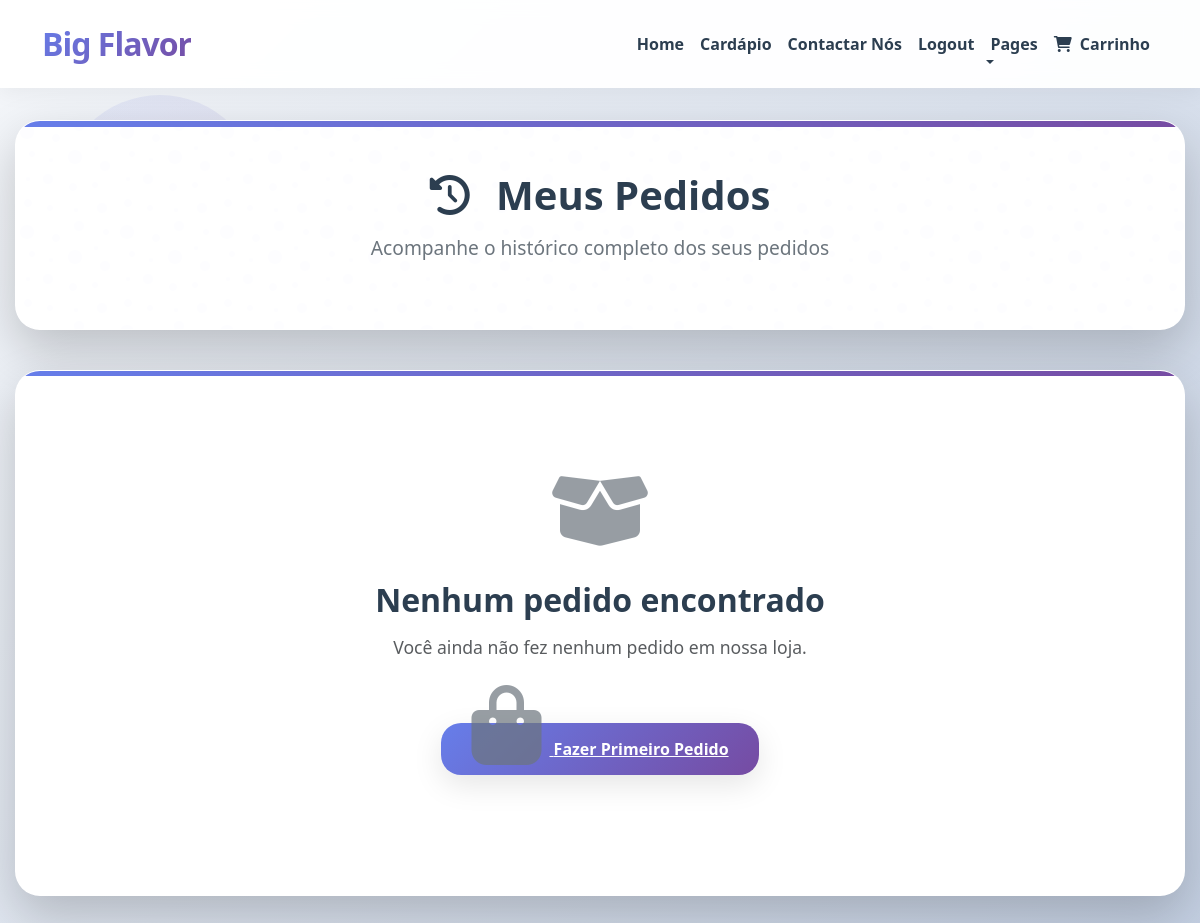
The page /carinho/pedidos/historico/ (signed in) on the database as committed earlier.
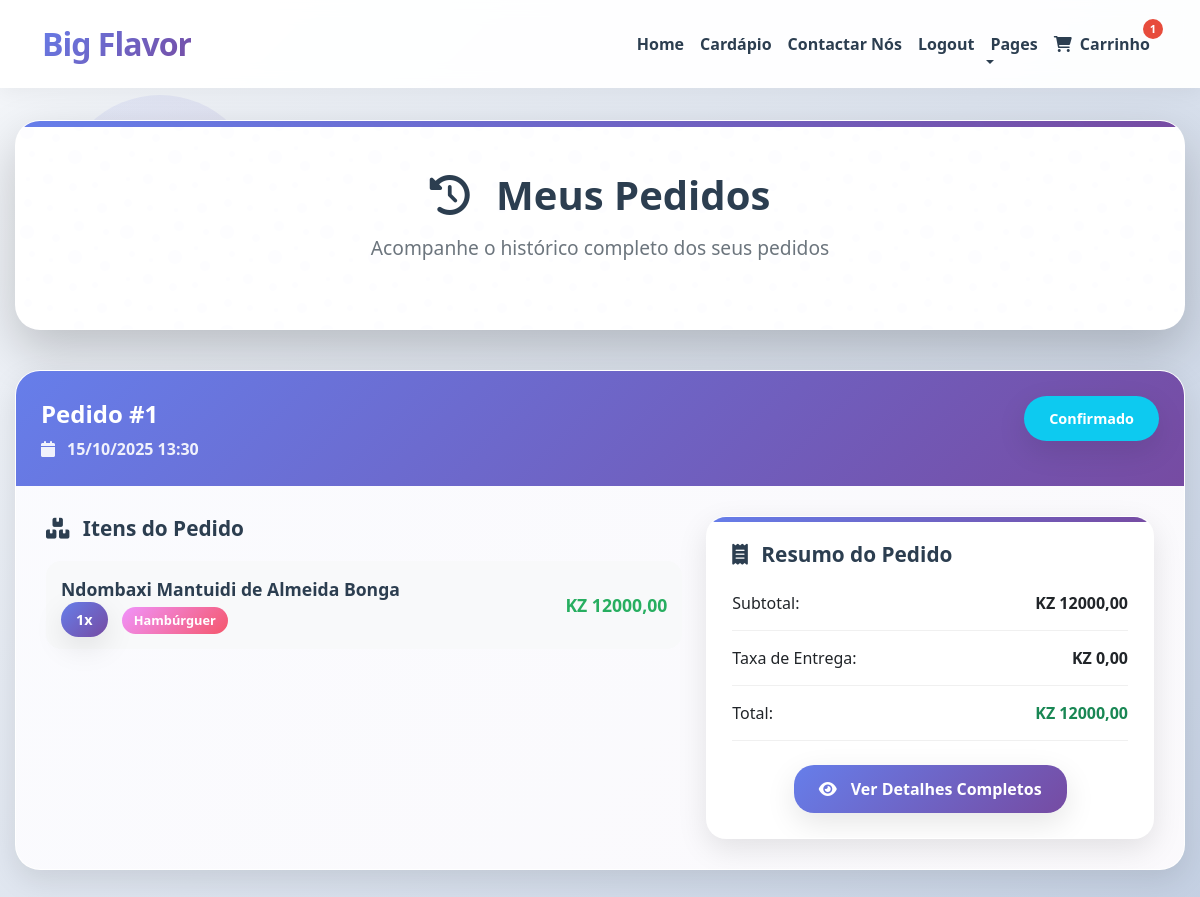
The same page on the database as committed later.
### carinho/models.py (models this page shows, shortened)
class Carrinho(models.Model):
    ESTADO_CHOICES = [
        ('aberto', 'Aberto'),
        ('fechado', 'Fechado'),
        ('cancelado', 'Cancelado'),
    ]
    usuario = models.ForeignKey(
        settings.AUTH_USER_MODEL,  # ✅ Correção aqui
        on_delete=models.CASCADE,
        verbose_name='Cliente'
    )
    data_criacao = models.DateTimeField(
        auto_now_add=True,
        verbose_name='Data de Criação'
    )
    data_atualizacao = models.DateTimeField(
        auto_now=True,
        verbose_name='Última Atualização'
    )
    estado = models.CharField(
        max_length=10,
        choices=ESTADO_CHOICES,
        default='aberto',
        verbose_name='Estado do Carrinho'
    )
    class Meta:
        verbose_name = 'Carrinho'
        verbose_name_plural = 'Carrinhos'
        ordering = ['-data_criacao']
    @property
    def total_itens(self):
        return self.itens.aggregate(total=models.Sum('quantidade'))['total'] or 0
    @property
    def subtotal(self):
        return sum(item.subtotal for item in self.itens.all())
    @property
    def taxa_entrega(self):
        if self.subtotal >= Decimal('5000.00'):
            return Decimal('0.00')
        return Decimal('1000.00')
    @property
    def total(self):
        return self.subtotal + self.taxa_entrega

class PedidoEntrega(models.Model):
    ESTADO_PEDIDO_CHOICES = [
        ('pendente', 'Pendente'),
        ('confirmado', 'Confirmado'),
        ('preparacao', 'Em Preparação'),
        ('despachado', 'Despachado'),
        ('entregue', 'Entregue'),
        ('cancelado', 'Cancelado'),
    ]
    carrinho = models.OneToOneField(
        Carrinho,
        on_delete=models.CASCADE,
        related_name='pedido_entrega'
    )
    endereco_entrega = models.TextField(
        verbose_name='Endereço de Entrega'
    )
    observacoes = models.TextField(
        blank=True,
        verbose_name='Observações'
    )
    estado = models.CharField(
        max_length=15,
        choices=ESTADO_PEDIDO_CHOICES,
        default='pendente',
        verbose_name='Estado do Pedido'
    )
    data_solicitacao = models.DateTimeField(
        auto_now_add=True,
        verbose_name='Data de Solicitação'
    )
    data_atualizacao = models.DateTimeField(
        auto_now=True,
        verbose_name='Última Atualização'
    )
    notificado_admin = models.BooleanField(
        default=False,
        verbose_name='Admin Notificado'
    )
    class Meta:
        verbose_name = 'Pedido de Entrega'
        verbose_name_plural = 'Pedidos de Entrega'
        ordering = ['-data_solicitacao']
    def itens_count(self):
        return self.carrinho.itens.count()
    itens_count.short_description = 'Nº de Itens'
    def get_badge_estado(self):
        estado_classes = {
            'pendente': 'bg-warning',
            'confirmado': 'bg-info',
            'preparacao': 'bg-primary',
            'despachado': 'bg-secondary',
            'entregue': 'bg-success',
            'cancelado': 'bg-danger',
        }
        return estado_classes.get(self.estado, 'bg-secondary')

class ItemCarrinho(models.Model):
    carrinho = models.ForeignKey(
        Carrinho,
        on_delete=models.CASCADE,
        related_name='itens'
    )
    produto = models.ForeignKey(
        'menu.Produto',  # 'app.Model' - menu é o nome da app, Produto é o modelo
        on_delete=models.CASCADE
    )
    quantidade = models.PositiveIntegerField(
        default=1,
        validators=[MinValueValidator(1)]
    )
    data_adicao = models.DateTimeField(
        auto_now_add=True
    )
    class Meta:
        verbose_name = 'Item do Carrinho'
        verbose_name_plural = 'Itens do Carrinho'
        ordering = ['-data_adicao']  # Ordenar por data de adição
    @property
    def subtotal(self):
        return self.produto.preco * self.quantidade

### menu/models.py (models this page shows, shortened)
class Produto(models.Model):
    CATEGORIA_CHOICES = [
        ('hamburguer', 'Hambúrguer'),
        ('Lanches', 'Lanches'),
        ('Bebidas', 'Bebidas'),
    ]
    STATUS_CHOICES = [
        ('ativo', 'Ativo'),
        ('inativo', 'Inativo'),
        ('esgotado', 'Esgotado'),
    ]
    nome = models.CharField(
        max_length=200,
        verbose_name='Nome do Produto'
    )
    descricao = models.TextField(
        verbose_name='Descrição',
        blank=True
    )
    descricao_curta = models.CharField(
        max_length=300,
        verbose_name='Descrição Curta',
        blank=True
    )
    preco = models.DecimalField(
        max_digits=10,
        decimal_places=2,
        verbose_name='Preço',
        validators=[MinValueValidator(Decimal('0.01'))]
    )
    categoria = models.CharField(
        max_length=20,
        choices=CATEGORIA_CHOICES,
        verbose_name='Categoria'
    )
    imagem = models.ImageField(
        upload_to='produtos/',
        verbose_name='Imagem',
        blank=True,
        null=True,
        help_text='Formatos suportados: JPG, PNG, GIF'
    )
    ordem = models.PositiveIntegerField(
        default=0,
        verbose_name='Ordem de Exibição',
        help_text='Define a ordem de exibição dos produtos (menor número aparece primeiro)'
    )
    estoque = models.PositiveIntegerField(
        default=0,
        verbose_name='Quantidade em Estoque'
    )
    status = models.CharField(
        max_length=10,
        choices=STATUS_CHOICES,
        default='ativo',
        verbose_name='Status'
    )
    data_criacao = models.DateTimeField(
        auto_now_add=True,
        verbose_name='Data de Criação'
    )
    data_atualizacao = models.DateTimeField(
        auto_now=True,
        verbose_name='Última Atualização'
    )
    class Meta:
        verbose_name = 'Produto'
        verbose_name_plural = 'Produtos'
        ordering = ['ordem', 'nome']  # Ordena por ordem e depois por nome

### carinho/views.py (the view)
# urls.py: path('pedidos/historico/', views.historico_pedidos, name='historico_pedidos'),
@login_required
def historico_pedidos(request):
    pedidos = PedidoEntrega.objects.filter(
        carrinho__usuario=request.user
    ).order_by('-data_solicitacao')
    context = {
        'pedidos': pedidos,
    }
    return render(request, 'historico_pedidos.html', context)

### index/context_processors.py (called while the page is built)
def videos_context(request):
    video_principal = VideoHistoria.objects.filter(
        ativo=True,
        principal=True
    ).first()
    if not video_principal:
        video_principal = VideoHistoria.objects.filter(ativo=True).first()
    videos_galeria = VideoHistoria.objects.filter(
        ativo=True
    ).exclude(id=video_principal.id if video_principal else None).order_by('ordem_exibicao')[:6]
    return {
        'video_principal': video_principal,
        'videos_galeria': videos_galeria,
    }

### carinho/templates/historico_pedidos.html (shortened to what this page needs)
<!DOCTYPE html>
{% load static %}
{% url 'login' as login_url %}
{% url 'logout' as logout_url %}
<html lang="pt-br">
<head>
    <link href="https://cdn.jsdelivr.net/npm/bootstrap@5.3.0/dist/css/bootstrap.min.css" rel="stylesheet">
    <link rel="stylesheet" href="https://cdnjs.cloudflare.com/ajax/libs/font-awesome/6.0.0/css/all.min.css">
    <link href="https://unpkg.com/aos@2.3.1/dist/aos.css" rel="stylesheet">
    <link href="{% static "css/hp.css" %}" rel="stylesheet">
</head>
<body>
    <nav class="navbar navbar-expand-lg navbar-light fixed-top">
        <div class="container">
            <a href="{% url 'Index' %}" class="navbar-brand">Big <span>Flavor</span></a>
            <div class="collapse navbar-collapse" id="navbarCollapse">
                <ul class="navbar-nav ms-auto mb-2 mb-lg-0">
                    {% if request.user.is_authenticated %}
                    <li class="nav-item">
                        <a class="nav-link" href="{% url 'dashboard' %}">Home</a>
                    </li>
                    {% endif %}
                    <li class="nav-item">
                        <a href="{% url 'lista_produtos' %}" class="nav-link">Cardápio</a>
                    </li>
                    <li class="nav-item">
                        <a href="{% url 'contacto' %}" class="nav-link">Contactar Nós</a>
                    </li>
                    {% if request.user.is_authenticated %}
                    <li class="nav-item">
                        <a class="nav-link" href="{{ logout_url }}">Logout</a>
                    </li>
                    {% else %}
                    <li class="nav-item">
                        <a class="nav-link" href="{{ login_url }}">Login</a>
                    </li>
                    {% endif %}
                    <li class="nav-item dropdown">
                        <a href="#" class="nav-link dropdown-toggle" data-bs-toggle="dropdown">Pages</a>
                    </li>
                    {% if request.user.is_authenticated %}
                    <li class="nav-item position-relative">
                        <a href="{% url 'ver_carrinho' %}" class="nav-link">
                            <i class="fas fa-shopping-cart me-1"></i>
                            Carrinho
                            {% if user.is_authenticated %}
                                {% with user.carrinho_set.first as carrinho %}
                                    {% if carrinho and carrinho.total_itens > 0 %}
                                        <span class="badge-cart">
                                            {{ carrinho.total_itens }}
                                        </span>
                                    {% endif %}
                                {% endwith %}
                            {% endif %}
                        </a>
                    </li>
                    {% endif %}
                </ul>
            </div>
        </div>
    </nav>
    <div class="main-container">
        <div class="page-header" data-aos="fade-up">
            <h1 class="page-title">
                <i class="fas fa-history me-3"></i>
                Meus Pedidos
            </h1>
            <p class="page-subtitle">Acompanhe o histórico completo dos seus pedidos</p>
        </div>
        {% if pedidos %}
            <div class="orders-list">
                {% for pedido in pedidos %}
                <div class="order-card" data-aos="fade-up" data-aos-delay="{{ forloop.counter0|add:1 }}00">
                    <div class="order-card-header">
                        <div class="d-flex justify-content-between align-items-start flex-wrap">
                            <div>
                                <div class="order-id">Pedido #{{ pedido.id }}</div>
                                <div class="order-date">
                                    <i class="fas fa-calendar me-1"></i>
                                    {{ pedido.data_solicitacao|date:"d/m/Y H:i" }}
                                </div>
                            </div>
                            <span class="status-badge {{ pedido.get_badge_estado }}">
                                {{ pedido.get_estado_display }}
                            </span>
                        </div>
                    </div>
                    <div class="order-card-body">
                        <div class="row">
                            <div class="col-md-7">
                                <div class="items-section">
                                    <h6 class="section-title">
                                        <i class="fas fa-boxes me-2"></i>
                                        Itens do Pedido
                                    </h6>
                                    <div class="item-list">
                                        {% for item in pedido.carrinho.itens.all %}
                                        <div class="item-row">
                                            <div class="item-info">
                                                <div class="item-name">{{ item.produto.nome }}</div>
                                                <div>
                                                    <span class="item-quantity">{{ item.quantidade }}x</span>
                                                    <span class="item-category">{{ item.produto.get_categoria_display }}</span>
                                                </div>
                                            </div>
                                            <div class="item-price">KZ {{ item.subtotal|floatformat:2 }}</div>
                                        </div>
                                        {% endfor %}
                                    </div>
                                </div>
                            </div>
                            <div class="col-md-5">
                                <div class="order-summary">
                                    <h6 class="section-title mb-4">
                                        <i class="fas fa-receipt me-2"></i>
                                        Resumo do Pedido
                                    </h6>
                                    <div class="summary-row">
                                        <span>Subtotal:</span>
                                        <strong>KZ {{ pedido.carrinho.subtotal|floatformat:2 }}</strong>
                                    </div>
                                    <div class="summary-row">
                                        <span>Taxa de Entrega:</span>
                                        <strong>KZ {{ pedido.carrinho.taxa_entrega|floatformat:2 }}</strong>
                                    </div>
                                    <div class="summary-row">
                                        <span>Total:</span>
                                        <strong class="text-success">KZ {{ pedido.carrinho.total|floatformat:2 }}</strong>
                                    </div>
                                    <div class="text-center mt-4">
                                        <a href="{% url 'detalhes_pedido' pedido.id %}" class="btn-details">
                                            <i class="fas fa-eye me-1"></i>
                                            Ver Detalhes Completos
                                        </a>
                                    </div>
                                </div>
                            </div>
                        </div>
                    </div>
                </div>
                {% endfor %}
            </div>
        {% else %}
            <div class="empty-state" data-aos="zoom-in">
                <i class="fas fa-box-open"></i>
                <h3>Nenhum pedido encontrado</h3>
                <p class="text-muted mb-4">Você ainda não fez nenhum pedido em nossa loja.</p>
                <a href="{% url 'lista_produtos' %}" class="btn-primary-custom pulse">
                    <i class="fas fa-shopping-bag me-2"></i>
                    Fazer Primeiro Pedido
                </a>
            </div>
        {% endif %}
    </div>
</body>
</html>

Rows that differ between the two databases and show on the page:
added Carrinho: total_itens "1"
added PedidoEntrega: id "1", data_solicitacao "15/10/2025 13:30", estado "Confirmado", carrinho.subtotal "12000,00", carrinho.taxa_entrega "0,00", carrinho.total "12000,00"
added ItemCarrinho: produto.nome "Ndombaxi Mantuidi de Almeida Bonga", quantidade "1", produto.categoria "Hambúrguer", subtotal "12000,00"
Other text that changed with them:
text no longer shown: "Nenhum pedido encontrado Você ainda não fez nenhum pedido em nossa loja. Fazer Primeiro Pedido"
